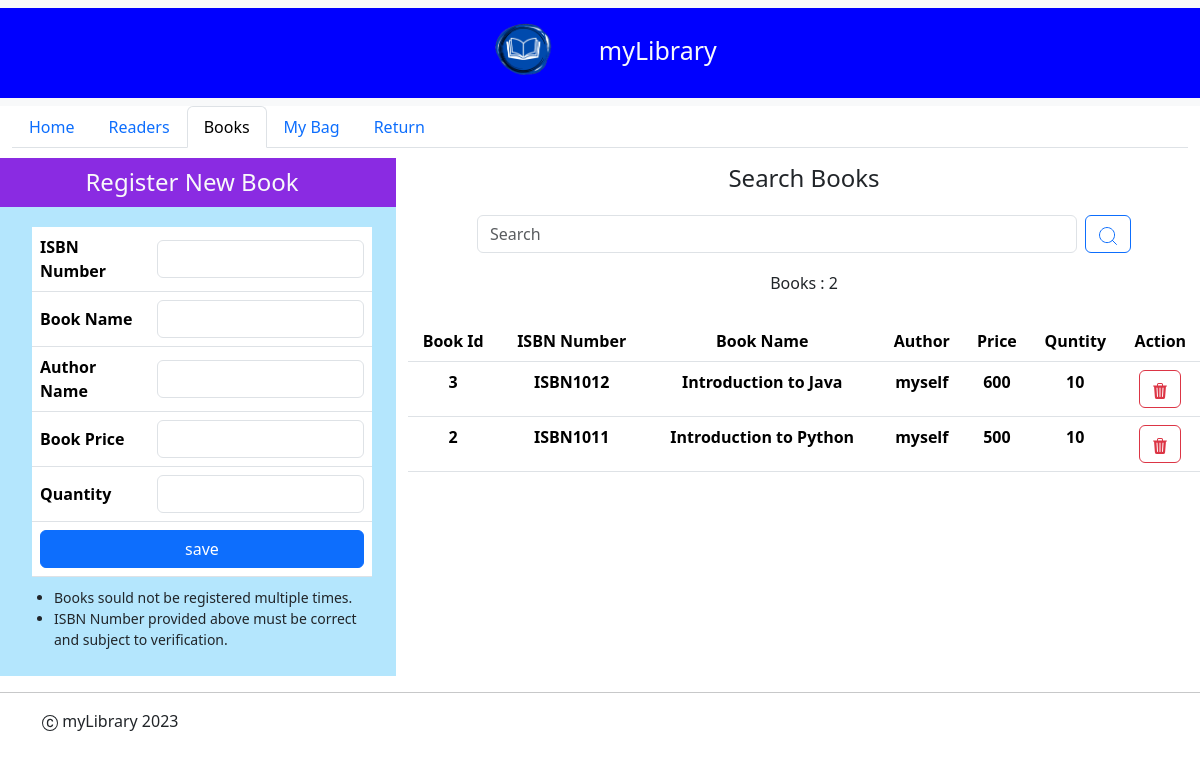
/books, run on the app's committed database.
### myLibrary_app/models.py (models this page shows, shortened)
class book(models.Model):
    isbn_number=models.CharField(max_length=200)
    book_name=models.CharField(max_length=200)
    book_author=models.CharField(max_length=200)
    book_price=models.IntegerField()
    book_quntity=models.IntegerField()

### myLibrary_app/views.py (the view)
# urls.py: path('books', books),
def books(request):
    if 'search' in request.POST:
        searchitem=request.POST['search']
        books =book.objects.filter(book_name__icontains=searchitem).order_by('book_name')
    else:
        books =book.objects.all().order_by('book_name')
    return render(request,"books.html",context={'current_tab' : "books",'books': books})

### myLibrary_app/Templates/books.html (shortened to what this page needs)
<!DOCTYPE html>
{% extends "index.html" %}
{% load static %}
{% block main_content %}
<div class="container-flex text-center justify-content-center align-items-center" style="">
    <div class="row justify-content-center align-items-center" style="margin-top: 10px;">
        <div class="col-md-4 text-light" style="background-color: blueviolet">
            <h4 style="margin: 10px;">Register New Book</h4>
        </div>
        <div class="col-md-8">
            <h4 style="">Search Books</h4>
        </div>
    </div>
    <div class="row">
        <div class="col-md-4" style="background-color: rgb(180, 230, 253);">
            <div class="container" style="overflow-y: auto;height: auto;margin: 10px;">
                <form class="d-flex" action="books/add" method="POST">
                    <table class="table" style="margin: 10px;">
                        <tbody>
                            <tr style="text-align:left;vertical-align: middle;padding: 15px;">
                                <th><label >ISBN Number</label></th>
                                <th><input type="text" class="form-control" name="isbn_number"></th>
                            </tr>
                            <tr style="text-align:left;vertical-align: middle;padding: 15px;">
                                <th><label >Book Name</label></th>
                                <th><input type="text" class="form-control" name="book_name"></th>
                            </tr>
                            <tr style="text-align:left;vertical-align: middle;padding: 15px;">
                                <th><label >Author Name</label></th>
                                <th><input type="text" class="form-control" name="book_author"></th>
                            </tr>
                            <tr style="text-align:left;vertical-align: middle;padding: 15px;">
                                <th><label >Book Price</label></th>
                                <th><input type="text" class="form-control" name="book_price"></th>
                            </tr>
                            <tr style="text-align:left;vertical-align: middle;padding: 15px;">
                                <th><label >Quantity</label></th>
                                <th><input type="text" class="form-control" name="book_quntity"></th>
                            </tr>
                            <tr>
                                <th colspan="2"><button class="btn btn-primary" type="submit" style="width: 100%;">save</button></th>
                            </tr>
                        </tbody>
                    </table>
                </form>
                <ul style="text-align: left;">
                    <small>
                    <li>Books sould not be registered multiple times.</li>
                    <li>ISBN Number provided above must be correct and subject to verification.</li>
                    </small>
                </ul>
            </div>
        </div>
        <div class="col-md-8">
            <div class="row" >
                <div class="navbar bg-body-light">
                    <div class="container-fluid justify-content-center align-items-center">
                        <form class="d-flex" action="books" role="search" method="POST">
                            <input class="form-control me-2" type="search" name="search" placeholder="Search" aria-label="Search" style="width: 600px;">
                            <button class="btn btn-outline-primary" type="submit">
                            </button>
                        </form>
                    </div>
                </div>
            </div>
            <div class="row" style="margin-top: 10px;">
                <p>Books : {{ books | length }}</p>
            </div>
            <div class="row" style="margin-top: 10px;">
                <div class="container" style="overflow-y: auto;">
                    <table class="table table-hover">
                        <thead>
                            <tr>
                                <th>Book Id</th>
                                <th>ISBN Number</th>
                                <th>Book Name</th>
                                <th>Author</th>
                                <th>Price</th>
                                <th>Quntity</th>
                                <th>Action</th>
                            </tr>
                        </thead>
                        <tbody>
                            {% for book in books %}
                                <tr>
                                    <th>{{book.id}}</th>
                                    <th>{{book.isbn_number}}</th>
                                    <th>{{book.book_name}}</th>
                                    <th>{{book.book_author}}</th>
                                    <th>{{book.book_price}}</th>
                                    <th>{{book.book_quntity}}</th>
                                    <th>
                                        <form action="books/delete" method="POST">
                                            <button type="submit" class="btn btn-outline-danger"></button>
                                        </form>
                                    </th>
                                </tr>
                            {% endfor %}
                        </tbody>
                    </table>
                </div>
            </div>
        </div>
    </div>
</div>
{% endblock %}

### myLibrary_app/Templates/index.html (shortened to what this page needs)
<!doctype html>
<html lang="en">
    <head>
        <link href="https://cdn.jsdelivr.net/npm/bootstrap@5.3.2/dist/css/bootstrap.min.css" rel="stylesheet">
    </head>
    <body>
        <header>
            <nav class="navbar bg-body-tertiary">
                <div class="container-fluid justify-content-center" style="background-color: blue;">
                    <a class="navbar-brand" href="#">
                        <span class="navbar-brand mb-0 h1 text-light" style="justify-content: center; font-size: 25px;"><img src="../static/minlogn.png" alt="Logo" height="80">myLibrary</span>
                    </a>
                </div>
            </nav>
            <div class="container-fluid justify-content-center align-items-center">
                <ul class="nav nav-tabs">
                    <li class="nav-item">
                        {% if current_tab == 'home' %}
                            <a class="nav-link active" aria-current="page" href="/home">Home</a>
                        {% else %}
                            <a class="nav-link" aria-current="page" href="/home">Home</a>
                        {% endif %}
                    </li>
                    <li class="nav-item">
                        {% if current_tab == 'readers' %}
                            <a class="nav-link active" aria-current="page" href="/readers">Readers</a>
                        {% else %}
                            <a class="nav-link" aria-current="page" href="/readers">Readers</a>
                        {% endif %}
                    </li>
                    <li class="nav-item">
                        {% if current_tab == 'books' %}
                            <a class="nav-link active" aria-current="page" href="/books">Books</a>
                        {% else %}
                            <a class="nav-link" aria-current="page" href="/books">Books</a>
                        {% endif %}
                    </li>
                    <li class="nav-item">
                        {% if current_tab == 'mybag' %}
                            <a class="nav-link active" aria-current="page" href="/mybag">My Bag</a>
                        {% else %}
                            <a class="nav-link" aria-current="page" href="/mybag">My Bag</a>
                        {% endif %}
                    </li>
                    <li class="nav-item">
                        {% if current_tab == 'return' %}
                            <a class="nav-link active" aria-current="page" href="/return">Return</a>
                        {% else %}
                            <a class="nav-link" aria-current="page" href="/return">Return</a>
                        {% endif %}
                    </li>
                </ul>
            </div>
        </header>
        {% block main_content %}
        {% endblock %}
        <hr>
        <footer class="container">
            <p> myLibrary 2023</p>
          </footer>
    </body>
</html>

### data on the page
book: id "3", isbn_number "ISBN1012", book_name "Introduction to Java", book_author "myself", book_price "600", book_quntity "10"
book: id "2", isbn_number "ISBN1011", book_name "Introduction to Python", book_author "myself", book_price "500", book_quntity "10"

### other printed values
{{ books | length }} "2"
